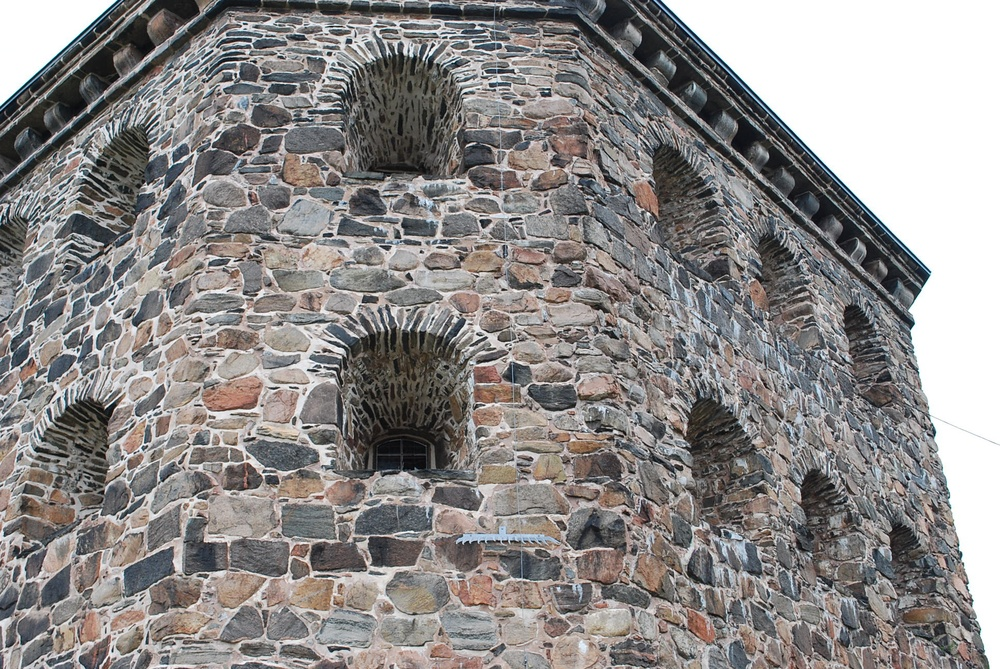
%> input picture assignment 5/scripts/kronan2.JPG, 1000 x 669 px, shrunk from 1936 x 1296 before the run; the run also reads 1 picture not shown here
$ octave compEx1.m   (GNU Octave 9; MATLAB toolbox functions it lacks are replaced by stand-ins)
%> lines starting %> are read from the running program, lines starting %| are printed output that depends on the picture
### assignment 5/scripts/compExA3_3.m
clear;
close all;
load('compEx3data.mat');
load('compEx1data.mat');

x1 = x{1};
x2 = x{2};


x1n = K\x1;
x2n = K\x2;

M = [];
for i= 1:2008

    block = [];

%     block = horzcat(block, [x1n(1,i)*x2n(1, i) x1n(1,i)*x2n(2, i) x1n(1,i)*x2n(3, i) x1n(2,i)*x2n(1, i) x1n(2,i)*x2n(2, i) x1n(2,i)*x2n(3, i) x1n(3,i)*x2n(1, i) x1n(3,i)*x2n(2, i) x1n(3,i)*x2n(3, i)]);
%
%
%     M = vertcat(M, block);
    xx = x2n (:,i)* x1n (:,i)';
    M(i ,:) = xx (:)';


end


[U ,S ,V] = svd ( M );

v =  V(:,end);
norm(M*v)


Eapprox = reshape(v, [3,3]);
[U,S,V] = svd(Eapprox);

[U ,S ,V] = svd ( Eapprox );


if det(U*transpose(V)) >0
E = U* diag ([1 1 0])* V'
else
V = -V;
E = U* diag ([1 1 0])* V'
end


x2n(:,1)'*E*x1n(:,1)
plot ( diag ( x2n'* E * x1n ));
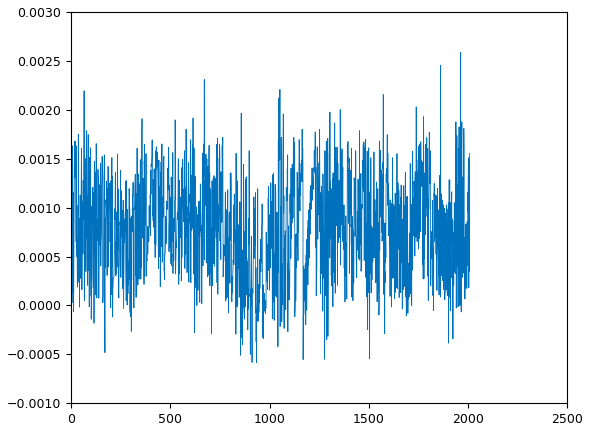
%> figure redrawn from the program's plot data; curve peaks at x = 1963, y = 0.00259

E = E./E(3, 3)
F=K'\E/K;

F = F./F(3, 3)


l = F*x1;
l = l ./ sqrt ( repmat ( l (1 ,:).^2 + l (2 ,:).^2 ,[3 1]));


xrandom = [];
for i=20:40
    xrandom = horzcat(xrandom, x{2}(:,i));
end

%Pick 20 point s as random


figure;
hold on;
im = imread('kronan2.JPG');
%> im is the input picture: size 669x1000x3 uint8; mean R, G, B 141.3, 138.2, 137.2
imagesc ( im );

xrandom = randperm(20);

plot ( x{2}(1 ,xrandom ) , x{2} (2 , xrandom), 'ro ' );
rital(l(:,xrandom))
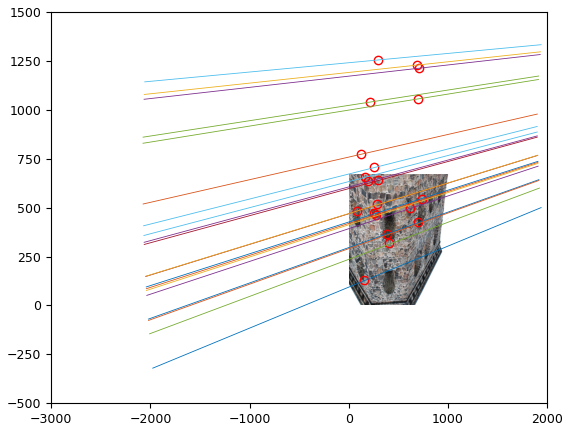
%> figure redrawn from the program's plot data


hold off;

figure;
hist ( abs ( sum ( l .* x {2})) ,100);

### assignment 5/scripts/rital.m
function rital(linjer,st)
if nargin == 1,
 st='-';
end;
if size(linjer)==0,
  slask=[];
else
  [slask,nn]=size(linjer);
  rikt=psphere([linjer(2,:);-linjer(1,:);zeros(1,nn)]);
  punkter=pflat(cross(rikt,linjer));
  for i=1:nn;
   plot([punkter(1,i)-2000*rikt(1,i) punkter(1,i)+2000*rikt(1,i)], ...
        [punkter(2,i)-2000*rikt(2,i) punkter(2,i)+2000*rikt(2,i)],st);
  end;
  slask=[];
end;

### assignment 5/scripts/compExA3_4.m
clear;
compExA3_3;
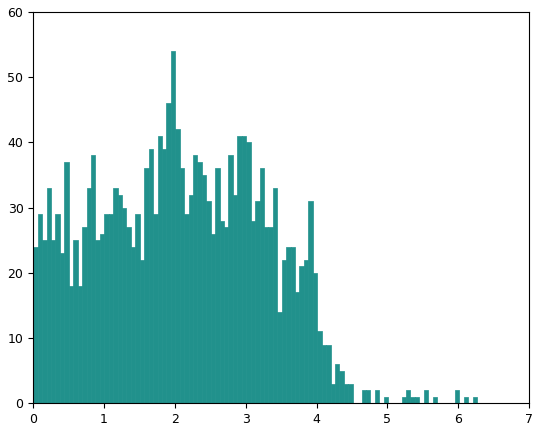
%> figure redrawn from the program's plot data; tallest bar 54 high, from x = 1.94 to 2
close all;
W = [0 -1 0; 1 0 0; 0 0 1];

P1 = [U*W*V']
P1 = horzcat(P1, U(:,3));

P2 = [U*W*V']
P2 = horzcat(P2, -U(:,3));

P3 = [U*W'*V']
P3 = horzcat(P3, U(:,3));

P4 = [U*W'*V']
P4 = horzcat(P4, -U(:,3));

P0 = [1 0 0 0; 0 1 0 0; 0 0 1 0]
zero = [0; 0; 0];

x1 = x{1};
x2 = x{2};


x1n = K\x1;
x2n = K\x2;
spacePoints1 = [];
for i=1:2008
   A= [];
   A= vertcat(A, P0);
   A= vertcat(A, P1);
   block = [-x1n(:,i) zero;zero  -x2n(:,i)];
   A = horzcat(A, block);
   [U ,S ,V] = svd ( A );
   P = V(:,end);
   P = reshape ( P (1:4) ,[1 4])';
   spacePoints1 = horzcat(spacePoints1, P);
end
spacePoints1 = pflat(spacePoints1);
figure;
hold on;
plotcams({P0; P1});
plot3(spacePoints1(1,:),spacePoints1(2,:),spacePoints1(3,:),'.b','Markersize',2);
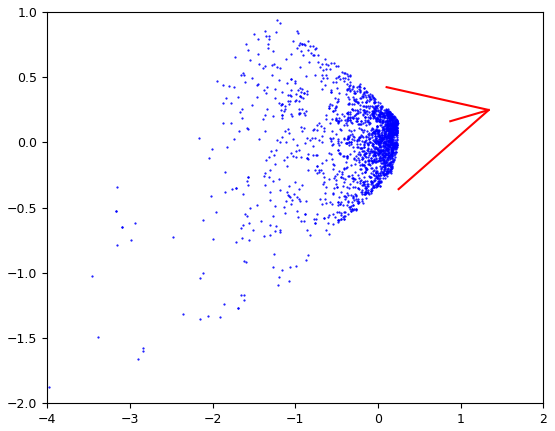
%> figure redrawn from the program's plot data
hold off;


spacePoints2 = [];
for i=1:2008
   A= [];
   A= vertcat(A, P0);
   A= vertcat(A, P2);
   block = [-x1n(:,i) zero;zero  -x2n(:,i)];
   A = horzcat(A, block);
   [U ,S ,V] = svd ( A );
   P = V(:,end);
   P = reshape ( P (1:4) ,[1 4])';
   spacePoints2 = horzcat(spacePoints2, P);
end

spacePoints2 = pflat(spacePoints2);
figure;
hold on;
plotcams({P0; P2});

plot3(spacePoints2(1,:),spacePoints2(2,:),spacePoints2(3,:),'.b','Markersize',2);
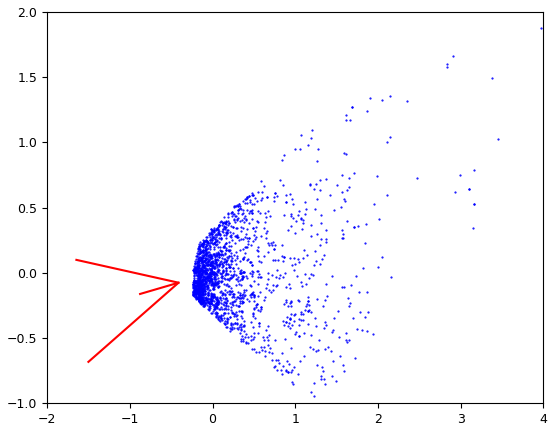
%> figure redrawn from the program's plot data
hold off;


spacePoints3 = [];
for i=1:2008
   A= [];
   A= vertcat(A, P0);
   A= vertcat(A, P3);
   block = [-x1n(:,i) zero;zero  -x2n(:,i)];
   A = horzcat(A, block);
   [U ,S ,V] = svd ( A );
   P = V(:,end);
   P = reshape ( P (1:4) ,[1 4])';
   spacePoints3 = horzcat(spacePoints3, P);
end

spacePoints3 = pflat(spacePoints3);
figure;
hold on;
plotcams({P0; P3});

plot3(spacePoints3(1,:),spacePoints3(2,:),spacePoints3(3,:),'.b','Markersize',2);
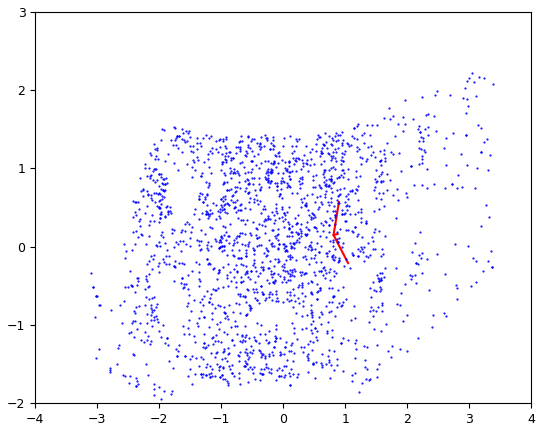
%> figure redrawn from the program's plot data
hold off;


spacePoints4 = [];
for i=1:2008
   A= [];
   A= vertcat(A, P0);
   A= vertcat(A, P4);
   block = [-x1n(:,i) zero;zero  -x2n(:,i)];
   A = horzcat(A, block);
   [U ,S ,V] = svd ( A );
   P = V(:,end);
   P = reshape ( P (1:4) ,[1 4])';
   spacePoints4 = horzcat(spacePoints4, P);
end


spacePoints4 = pflat(spacePoints4);
figure;
hold on;
plotcams({P0; P4});
plot3(spacePoints4(1,:),spacePoints4(2,:),spacePoints4(3,:),'.b','Markersize',2);
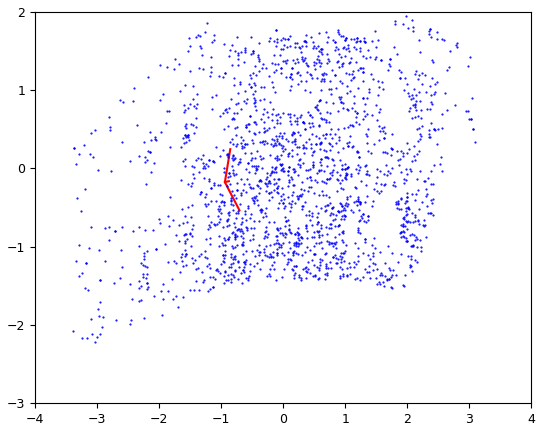
%> figure redrawn from the program's plot data
hold off;

P1 = K*P1
P2 = K*P2
P3 = K*P3
P4 = K*P4


xproj1 = pflat(P1*spacePoints1);
figure;
im2 = imread('kronan2.JPG');
imshow(im2);
hold on;
plot(xproj1(1,:),xproj1(2,:),'*');
plot(x2(1,:),x2(2,:),'ro');


xproj2 = pflat(P2*spacePoints2);
figure;
im2 = imread('kronan2.JPG');
imshow(im2);
hold on;
plot(xproj2(1,:),xproj2(2,:),'*');
plot(x2(1,:),x2(2,:),'ro');


xproj3 = pflat(P3*spacePoints3);
figure;
im2 = imread('kronan2.JPG');
imshow(im2);
hold on;
plot(xproj3(1,:),xproj3(2,:),'*');
plot(x2(1,:),x2(2,:),'ro');


xproj4 = pflat(P4*spacePoints4);
figure;
im2 = imread('kronan2.JPG');
imshow(im2);
hold on;
plot(xproj4(1,:),xproj4(2,:),'*');
plot(x2(1,:),x2(2,:),'ro');

### assignment 5/scripts/plotcams.m
function plotcams(P)

c = zeros(4,length(P));
v = zeros(3,length(P));
for i = 1:length(P);
    c(:,i) = null(P{i});
    v(:,i) = P{i}(3,1:3);
end
c = c./repmat(c(4,:),[4 1]);
quiver3(c(1,:),c(2,:),c(3,:),v(1,:), v(2,:), v(3,:),['r','-'],'LineWidth',1.5,'MaxHeadSize',1.5);

### assignment 5/scripts/ComputeReprojectionError.m
function [err,res] = ComputeReprojectionError(P,U,u)
%Compute the reprojection error from the current solution P,U and the
%imagedata u. The value of each residual is in res.

err = 0;
res = [];
for i = 1:length(P);
    uu = u{i};
    vis = isfinite(uu(1,:));
    err = err + ...
        sum(((P{i}(1,:)*U(:,vis))./(P{i}(3,:)*U(:,vis)) - uu(1,vis)).^2) + ...
        sum(((P{i}(2,:)*U(:,vis))./(P{i}(3,:)*U(:,vis)) - uu(2,vis)).^2);
    res = [res ((P{i}(1,:)*U(:,vis))./(P{i}(3,:)*U(:,vis)) - uu(1,vis)).^2 + ...
            ((P{i}(2,:)*U(:,vis))./(P{i}(3,:)*U(:,vis)) - uu(2,vis)).^2];
end

### assignment 5/scripts/LinearizeReprojErr.m
function [r,J] = LinearizeReprojErr(P,U,u)
%Linearizes the reprojection error functions for the calibrated structure
%from motion problem.
%
%Inputs:    P - cell containing the current estimates of the cameras.
%           U - 4xn matrix containing the current estimate of the
%           structure (3D-points)
%           u - cell containing the imagepoints visible in each image.
%
%Outputs:   r - values of all residuals at the current solution.
%           J - Jacobian at the current solution.


%Normalize cameras
for i=1:length(P);
    [K,R] = rq(P{i});
    u{i} = inv(K)*u{i};
    P{i} = R;
end

numpts = size(U,2);
%Bas för tangentplanet till rotationsmångfalden.
Ba = [0 1 0; -1 0 0; 0 0 0];
Bb = [0 0 1; 0 0 0; -1 0 0];
Bc = [0 0 0; 0 0 1; 0 -1 0];

da1 = cell(size(P));
db1 = cell(size(P));
dc1 = cell(size(P));
dt11 = cell(size(P));
dt21 = cell(size(P));
dt31 = cell(size(P));
dU11 = cell(size(P));
dU21 = cell(size(P));
dU31 = cell(size(P));
da2 = cell(size(P));
db2 = cell(size(P));
dc2 = cell(size(P));
dt12 = cell(size(P));
dt22 = cell(size(P));
dt32 = cell(size(P));
dU12 = cell(size(P));
dU22 = cell(size(P));
dU32 = cell(size(P));


U = pflat(U);
U = U(1:3,:);

for i=1:length(P);
    %beräkna derivator för båda residualeran i alla bilder
    %a,b,c - rotations parametrar för kamera i
    %U1,U2,U3 - 3d punkt parametrar
    %t1,t2,t3 - translations parametrar kameran.
    vis = isfinite(u{i}(1,:));
    R0 = P{i}(:,1:3);
    %   t0 = repmat(P{i}(:,4),[1 size(u{i},2)]);
    t0 = P{i}(:,4);
    da1{i} =  (Ba(1,:)*R0*U(:,vis))./(R0(3,:)*U(:,vis)+t0(3)) - ...
        (R0(1,:)*U(:,vis)+t0(1))./((R0(3,:)*U(:,vis)+t0(3)).^2).*(Ba(3,:)*R0*U(:,vis));

    da2{i} = (Ba(2,:)*R0*U(:,vis))./(R0(3,:)*U(:,vis)+t0(3)) - ...
        (R0(2,:)*U(:,vis)+t0(2))./((R0(3,:)*U(:,vis)+t0(3)).^2).*(Ba(3,:)*R0*U(:,vis));

    db1{i} = (Bb(1,:)*R0*U(:,vis))./(R0(3,:)*U(:,vis)+t0(3)) - ...
        (R0(1,:)*U(:,vis)+t0(1))./((R0(3,:)*U(:,vis)+t0(3)).^2).*(Bb(3,:)*R0*U(:,vis));

    db2{i} = (Bb(2,:)*R0*U(:,vis))./(R0(3,:)*U(:,vis)+t0(3)) - ...
        (R0(2,:)*U(:,vis)+t0(2))./((R0(3,:)*U(:,vis)+t0(3)).^2).*(Bb(3,:)*R0*U(:,vis));

    dc1{i} = (Bc(1,:)*R0*U(:,vis))./(R0(3,:)*U(:,vis)+t0(3)) - ...
        (R0(1,:)*U(:,vis)+t0(1))./((R0(3,:)*U(:,vis)+t0(3)).^2).*(Bc(3,:)*R0*U(:,vis));

    dc2{i} = (Bc(2,:)*R0*U(:,vis))./(R0(3,:)*U(:,vis)+t0(3)) - ...
        (R0(2,:)*U(:,vis)+t0(2))./((R0(3,:)*U(:,vis)+t0(3)).^2).*(Bc(3,:)*R0*U(:,vis));

    dU11{i} = R0(1,1)./(R0(3,:)*U(:,vis) + t0(3)) - ...
        (R0(1,:)*U(:,vis) + t0(1))./((R0(3,:)*U(:,vis) + t0(3)).^2).*R0(3,1);

    dU12{i} = R0(2,1)./(R0(3,:)*U(:,vis) + t0(3)) - ...
        (R0(2,:)*U(:,vis) + t0(2))./((R0(3,:)*U(:,vis) + t0(3)).^2).*R0(3,1);

    dU21{i} = R0(1,2)./(R0(3,:)*U(:,vis) + t0(3)) - ...
        (R0(1,:)*U(:,vis) + t0(1))./((R0(3,:)*U(:,vis) + t0(3)).^2).*R0(3,2);

    dU22{i} = R0(2,2)./(R0(3,:)*U(:,vis) + t0(3)) - ...
        (R0(2,:)*U(:,vis) + t0(2))./((R0(3,:)*U(:,vis) + t0(3)).^2).*R0(3,2);

    dU31{i} = R0(1,3)./(R0(3,:)*U(:,vis) + t0(3)) - ...
        (R0(1,:)*U(:,vis) + t0(1))./((R0(3,:)*U(:,vis) + t0(3)).^2).*R0(3,3);

    dU32{i} = R0(2,3)./(R0(3,:)*U(:,vis) + t0(3)) - ...
        (R0(2,:)*U(:,vis) + t0(2))./((R0(3,:)*U(:,vis) + t0(3)).^2).*R0(3,3);

    dt11{i} = 1./(R0(3,:)*U(:,vis)+t0(3));
    dt12{i} = zeros(size(dt11{i}));

    dt21{i} = zeros(size(dt11{i}));
    dt22{i} = 1./(R0(3,:)*U(:,vis)+t0(3));

    dt31{i} = -(R0(1,:)*U(:,vis)+t0(1))./((R0(3,:)*U(:,vis)+t0(3)).^2);
    dt32{i} = -(R0(2,:)*U(:,vis)+t0(2))./((R0(3,:)*U(:,vis)+t0(3)).^2);

end
row = [];
col = [];
data = [];
resnum = 0;
B = [];
%fprintf('\tSetting up system, camera: ');
fprintf('\tSetting up system. ');
%Allokera hela vektorn först två residualer för varje bild punkt
resnr = 0;
for i = 1:length(P);
    resnr = resnr + sum(isfinite(u{i}(1,:)));
end
row = zeros(2*resnr*(6+3),1);
col = zeros(2*resnr*(6+3),1);
data = zeros(2*resnr*(6+3),1);
B = zeros(2*resnr,1);
lastentry = 0;
lastentryB = 0;
for i = 1:length(P);
    %fprintf('%d ',i);
    uu = u{i};
    vis = find(isfinite(uu(1,:)));

    %Första residualen:
    %3D-punkt parametrar:
    %U1-koeff
    row(lastentry+[1:length(vis)]) = resnum+[1:2:2*length(vis)]';
    col(lastentry+[1:length(vis)]) = [(vis-1)*3+1]';
    data(lastentry+[1:length(vis)]) = dU11{i}';
    lastentry = lastentry+length(vis);

    %U2-koeff
    %row = [row; resnum+[1:2:2*length(vis)]'];
    %col = [col; [(vis-1)*3+2]'];
    %data = [data; dU21{i}'];
    row(lastentry+[1:length(vis)]) = resnum+[1:2:2*length(vis)]';
    col(lastentry+[1:length(vis)]) = [(vis-1)*3+2]';
    data(lastentry+[1:length(vis)]) = dU21{i}';
    lastentry = lastentry+length(vis);

    %U3-koeff
    %row = [row; resnum+[1:2:2*length(vis)]'];
    %col = [col; [vis*3]'];
    %data = [data; dU31{i}'];
    row(lastentry+[1:length(vis)]) = resnum+[1:2:2*length(vis)]';
    col(lastentry+[1:length(vis)]) = [vis*3]';
    data(lastentry+[1:length(vis)]) = dU31{i}';
    lastentry = lastentry+length(vis);

    %Kameraparametrar
    %a-koeff
    %row = [row; resnum+[1:2:2*length(vis)]'];
    %col = [col; (3*numpts+(i-1)*6+1)*ones(length(vis),1)];
    %data = [data; da1{i}'];
    row(lastentry+[1:length(vis)]) = resnum+[1:2:2*length(vis)]';
    col(lastentry+[1:length(vis)]) = (3*numpts+(i-1)*6+1)*ones(length(vis),1);
    data(lastentry+[1:length(vis)]) = da1{i}';
    lastentry = lastentry+length(vis);

    %b-koeff
    %row = [row; resnum+[1:2:2*length(vis)]'];
    %col = [col; (3*numpts+(i-1)*6+2)*ones(length(vis),1)];
    %data = [data; db1{i}'];
    row(lastentry+[1:length(vis)]) = resnum+[1:2:2*length(vis)]';
    col(lastentry+[1:length(vis)]) = (3*numpts+(i-1)*6+2)*ones(length(vis),1);
    data(lastentry+[1:length(vis)]) = db1{i}';
    lastentry = lastentry+length(vis);

    %c-koeff
    %row = [row; resnum+[1:2:2*length(vis)]'];
    %col = [col; (3*numpts+(i-1)*6+3)*ones(length(vis),1)];
    %data = [data; dc1{i}'];
    row(lastentry+[1:length(vis)]) = resnum+[1:2:2*length(vis)]';
    col(lastentry+[1:length(vis)]) = (3*numpts+(i-1)*6+3)*ones(length(vis),1);
    data(lastentry+[1:length(vis)]) = dc1{i}';
    lastentry = lastentry+length(vis);

    %t_1-koeff
    %row = [row; resnum+[1:2:2*length(vis)]'];
    %col = [col; (3*numpts+(i-1)*6+4)*ones(length(vis),1)];
    %data = [data; dt11{i}'];
    row(lastentry+[1:length(vis)]) = resnum+[1:2:2*length(vis)]';
    col(lastentry+[1:length(vis)]) = (3*numpts+(i-1)*6+4)*ones(length(vis),1);
    data(lastentry+[1:length(vis)]) = dt11{i}';
    lastentry = lastentry+length(vis);

    %t_2-koeff
    %row = [row; resnum+[1:2:2*length(vis)]'];
    %col = [col; (3*numpts+(i-1)*6+5)*ones(length(vis),1)];
    %data = [data; dt21{i}'];
    row(lastentry+[1:length(vis)]) = resnum+[1:2:2*length(vis)]';
    col(lastentry+[1:length(vis)]) = (3*numpts+(i-1)*6+5)*ones(length(vis),1);
    data(lastentry+[1:length(vis)]) = dt21{i}';
    lastentry = lastentry+length(vis);

    %t_3-koeff
    %row = [row; resnum+[1:2:2*length(vis)]'];
    %col = [col; (3*numpts+i*6)*ones(length(vis),1)];
    %data = [data; dt31{i}'];
    row(lastentry+[1:length(vis)]) = resnum+[1:2:2*length(vis)]';
    col(lastentry+[1:length(vis)]) = (3*numpts+i*6)*ones(length(vis),1);
    data(lastentry+[1:length(vis)]) = dt31{i}';
    lastentry = lastentry+length(vis);

    %Andra residualen:
    %3D-punkt parametrar:
    %U1-koeff
    %row = [row; resnum+[2:2:2*length(vis)]'];
    %col = [col; [(vis-1)*3+1]'];
    %data = [data; dU12{i}'];
    row(lastentry+[1:length(vis)]) = resnum+[2:2:2*length(vis)]';
    col(lastentry+[1:length(vis)]) = [(vis-1)*3+1]';
    data(lastentry+[1:length(vis)]) = dU12{i}';
    lastentry = lastentry+length(vis);


    %U2-koeff
    %row = [row; resnum+[2:2:2*length(vis)]'];
    %col = [col; [(vis-1)*3+2]'];
    %data = [data; dU22{i}'];
    row(lastentry+[1:length(vis)]) = resnum+[2:2:2*length(vis)]';
    col(lastentry+[1:length(vis)]) = [(vis-1)*3+2]';
    data(lastentry+[1:length(vis)]) = dU22{i}';
    lastentry = lastentry+length(vis);

    %U3-koeff
    %row = [row; resnum+[2:2:2*length(vis)]'];
    %col = [col; [vis*3]'];
    %data = [data; dU32{i}'];
    row(lastentry+[1:length(vis)]) = resnum+[2:2:2*length(vis)]';
    col(lastentry+[1:length(vis)]) = [vis*3]';
    data(lastentry+[1:length(vis)]) = dU32{i}';
    lastentry = lastentry+length(vis);

    %Kameraparametrar
    %a-koeff
    %row = [row; resnum+[2:2:2*length(vis)]'];
    %col = [col; (3*numpts+(i-1)*6+1)*ones(length(vis),1)];
    %data = [data; da2{i}'];
    row(lastentry+[1:length(vis)]) = resnum+[2:2:2*length(vis)]';
    col(lastentry+[1:length(vis)]) = (3*numpts+(i-1)*6+1)*ones(length(vis),1);
    data(lastentry+[1:length(vis)]) = da2{i}';
    lastentry = lastentry+length(vis);

    %b-koeff
    %row = [row; resnum+[2:2:2*length(vis)]'];
    %col = [col; (3*numpts+(i-1)*6+2)*ones(length(vis),1)];
    %data = [data; db2{i}'];
    row(lastentry+[1:length(vis)]) = resnum+[2:2:2*length(vis)]';
    col(lastentry+[1:length(vis)]) = (3*numpts+(i-1)*6+2)*ones(length(vis),1);
    data(lastentry+[1:length(vis)]) = db2{i}';
    lastentry = lastentry+length(vis);

    %c-koeff
    %row = [row; resnum+[2:2:2*length(vis)]'];
    %col = [col; (3*numpts+(i-1)*6+3)*ones(length(vis),1)];
    %data = [data; dc2{i}'];
    row(lastentry+[1:length(vis)]) = resnum+[2:2:2*length(vis)]';
    col(lastentry+[1:length(vis)]) = (3*numpts+(i-1)*6+3)*ones(length(vis),1);
    data(lastentry+[1:length(vis)]) = dc2{i}';
    lastentry = lastentry+length(vis);

    %t_1-koeff
    %row = [row; resnum+[2:2:2*length(vis)]'];
    %col = [col; (3*numpts+(i-1)*6+4)*ones(length(vis),1)];
    %data = [data; dt12{i}'];
    row(lastentry+[1:length(vis)]) = resnum+[2:2:2*length(vis)]';
    col(lastentry+[1:length(vis)]) = (3*numpts+(i-1)*6+4)*ones(length(vis),1);
    data(lastentry+[1:length(vis)]) = dt12{i}';
    lastentry = lastentry+length(vis);

    %t_2-koeff
    %row = [row; resnum+[2:2:2*length(vis)]'];
    %col = [col; (3*numpts+(i-1)*6+5)*ones(length(vis),1)];
    %data = [data; dt22{i}'];
    row(lastentry+[1:length(vis)]) = resnum+[2:2:2*length(vis)]';
    col(lastentry+[1:length(vis)]) = (3*numpts+(i-1)*6+5)*ones(length(vis),1);
    data(lastentry+[1:length(vis)]) = dt22{i}';
    lastentry = lastentry+length(vis);

    %t_3-koeff
    %row = [row; resnum+[2:2:2*length(vis)]'];
    %col = [col; (3*numpts+i*6)*ones(length(vis),1)];
    %data = [data; dt32{i}'];
    row(lastentry+[1:length(vis)]) = resnum+[2:2:2*length(vis)]';
    col(lastentry+[1:length(vis)]) = (3*numpts+i*6)*ones(length(vis),1);
    data(lastentry+[1:length(vis)]) = dt32{i}';
    lastentry = lastentry+length(vis);

    resnum = resnum+2*length(vis);

    %Konstant-termer
    btmp = zeros(2*length(vis),1);
    %Första residualen
    btmp(1:2:end) = (P{i}(1,:)*pextend(U(:,vis)))./(P{i}(3,:)*pextend(U(:,vis)))-uu(1,vis);
    %Andra residualen
    btmp(2:2:end) = (P{i}(2,:)*pextend(U(:,vis)))./(P{i}(3,:)*pextend(U(:,vis)))-uu(2,vis);
    %B = [B; btmp];
    B(lastentryB+[1:length(btmp)]) = btmp;
    lastentryB = lastentryB+length(btmp);

end

A = sparse(row,col,data);
%lås koordinatsystemet
%Första kameran konstant
%och första koordinaten i första punkten konstant
A = A(:,[1:3*numpts 3*numpts+7:end]);
A = A(:,[2:end]);

r = B;
J = A;

### assignment 5/scripts/update_solution.m
function [Pnew,Unew] = update_solution(deltav,P,U)
%Computes a new solution Pnew,Unew, from the old solution P,U and the
%variable deltav

Ba = [0 1 0; -1 0 0; 0 0 0];
Bb = [0 0 1; 0 0 0; -1 0 0];
Bc = [0 0 0; 0 0 1; 0 -1 0];

dpointvar = [0; deltav(1:(3*size(U,2)-1))];
dpointvar = reshape(dpointvar, size(U(1:3,:)));
dcamvar = [0;0;0;0;0;0;deltav(3*size(U,2):end)];
dcamvar = reshape(dcamvar,[6 length(P)]);

Unew = pextend(U(1:3,:) + dpointvar);

Pnew = cell(size(P));
for i=1:length(P);
    [K,Ri] = rq(P{i});
    R0 = Ri(:,1:3);
    t0 = Ri(:,4);
    R = expm(Ba*dcamvar(1,i) + Bb*dcamvar(2,i) + Bc*dcamvar(3,i))*R0;
    t = t0 + dcamvar(4:6,i);
    Pnew{i} = K*[R t];
end

### assignment 5/scripts/pextend.m
function xut=pextend(x);
% but=pextend(bin); add ones to get extended (or homogeneous) coordinates
% INPUT :
%  x     - matrix in which each column is a point.
%        OR structure or imagedata object with points
% OUTPUT :
%  xut    - result after normalization (in homogeneous coordinates)

if isa(x,'structure') | isa (x,'imagedata'),
  x=getpoints(x);
end

[sx,sy]=size(x);
xut=[x;ones(1,sy)];

### assignment 5/scripts/pflat.m
function [y,alpha]=pflat(x);
% [y,alpha]=pflat(x) - normalization of projective points.
% Do a normalization on the projective
% points in x. Each column is considered to
% be a point in homogeneous coordinates.
% Normalize so that the last coordinate becomes 1.
% WARNING! This is not good if the last coordinate is 0.
% INPUT :
%  x     - matrix in which each column is a point.
%        OR structure or imagedata object with points
% OUTPUT :
%  y     - result after normalization (in homogeneous coordinates)
%  alpha - depth

if isa(x,'structure') | isa (x,'imagedata'),
  x=getpoints(x);
end
[a,n]=size(x);
alpha=x(a,:);
y=x./(ones(a,1)*alpha);

### assignment 5/scripts/psphere.m
function [y,alpha]=psphere(x);
% [y,alpha]=psphere(x) - normalization of projective points.
% Do a normalization on the projective
% points in x. Each column is considered to
% be a point in homogeneous coordinates.
% INPUT :
%  x     - matrix in which each column is a point.
% OUTPUT :
%  y     - result after normalization.
%  alpha - depth

[a,n]=size(x);
alpha=sqrt(sum(x.^2));
y=x./(ones(a,1)*alpha);

### assignment 5/scripts/compEx1.m
 compExA3_4;
close all
im1=imread('kronan1.JPG');
%> (the rest of the program and of its run is left out)
